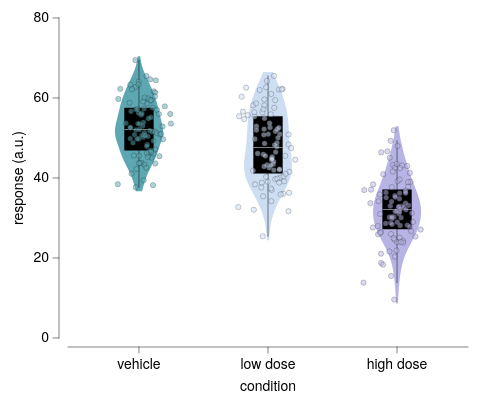

Source (Vega-Lite JSON):
### Vega-Lite specification from a JSON file in a GitHub repository (floating-point values rounded to 4 significant figures; data arrays with more than 128 entries replaced by an {"elided": "..."} marker saying what was removed)
{"background": null, "config": {"arc": {"fill": "#DBDBDB", "fillOpacity": 1.0, "innerRadius": 40.0, "padAngle": 0.03, "stroke": "black", "strokeOpacity": 1, "strokeWidth": 0.25}, "area": {"fill": "#DBDBDB", "fillOpacity": 1.0, "stroke": "black", "strokeOpacity": 1, "strokeWidth": 0.25}, "axis": {"domain": true, "domainCap": "round", "domainColor": "black", "domainWidth": 0.25, "grid": false, "gridCap": "round", "gridColor": "#F1F1F1", "gridDash": [0, 0], "gridOpacity": 1.0, "gridWidth": 0.25, "labelColor": "black", "labelFont": "Helvetica Neue, HelveticaNeue, Helvetica, Arial, sans-serif", "labelFontSize": 7, "labelFontStyle": "normal", "labelFontWeight": 400, "offset": 4.5, "ticks": true, "tickCap": "round", "tickColor": "black", "tickRound": false, "tickSize": 3, "tickWidth": 0.25, "titleColor": "black", "titleFont": "Helvetica Neue, HelveticaNeue, Helvetica, Arial, sans-serif", "titleFontSize": 7, "titleFontStyle": "normal", "titleFontWeight": 400}, "axisX": {"domain": true, "labelAlign": "center", "labelAngle": 0, "labels": true, "ticks": true, "translate": 0}, "axisY": {"domain": true, "labelAlign": "right", "labelAngle": 0, "labels": true, "ticks": true, "translate": 0}, "axisRight": {"domain": true, "labelAlign": "left", "labelAngle": 0, "labels": true, "ticks": true, "translate": 0}, "axisTop": {"domain": true, "labelAlign": "center", "labelAngle": 0, "labels": true, "ticks": true, "translate": 0}, "axisBand": {"tickOffset": 0}, "bar": {"fill": "#DBDBDB", "fillOpacity": 1.0, "stroke": "black", "strokeOpacity": 1, "strokeWidth": 0.25}, "boxplot": {"size": 14.4, "ticks": {"cornerRadius": 0.25, "fill": "black", "opacity": 1, "size": 7.2, "thickness": 0.25}, "box": {"fillOpacity": 1.0, "stroke": "black", "strokeOpacity": 1, "strokeWidth": 0.25}, "median": {"cornerRadius": 0, "fill": "black", "fillOpacity": 1.0, "opacity": 1, "size": 14.4, "thickness": 0.25}, "rule": {"fill": "black", "fillOpacity": 1.0, "size": 16.0, "stroke": "black", "strokeDash": [0, 0], "strokeOpacity": 1, "strokeWidth": 0.25}, "outliers": {"color": "black", "fill": "black", "fillOpacity": 1.0, "size": 0, "stroke": "black", "strokeOpacity": 1, "strokeWidth": 0.25}}, "circle": {"fill": "black", "fillOpacity": 1.0, "size": 2.0, "stroke": null, "strokeOpacity": 1, "strokeWidth": 0.25}, "errorband": {"band": {"fillOpacity": 0.6, "stroke": null, "strokeWidth": 0.25, "strokeOpacity": 1}, "borders": {"opacity": 0, "strokeOpacity": 0.25, "strokeWidth": 1}}, "errorbar": {"opacity": 1, "rule": {"strokeDash": [0, 0], "strokeWidth": 0.25}, "ticks": {"color": "black", "cornerRadius": 0.125, "opacity": 1, "size": 9.6, "thickness": 0.25}, "thickness": 0.25}, "font": "Helvetica Neue, HelveticaNeue, Helvetica, Arial, sans-serif", "geoshape": {"fill": "#DBDBDB", "fillOpacity": 1.0, "stroke": "black", "strokeOpacity": 1, "strokeWidth": 0.25}, "header": {"labelColor": "black", "labelFont": "Helvetica Neue, HelveticaNeue, Helvetica, Arial, sans-serif", "labelFontSize": 7, "labelFontStyle": "normal", "labelFontWeight": 400, "titleColor": "black", "titleFont": "Helvetica Neue, HelveticaNeue, Helvetica, Arial, sans-serif", "titleFontSize": 7, "titleFontStyle": "normal", "titleFontWeight": 400, "titlePadding": 0}, "legend": {"disable": false, "offset": 4.5, "titlePadding": 4, "labelOffset": 2, "gradientLabelOffset": 2, "gradientLength": 80.0, "gradientThickness": 8.0, "gradientOpacity": 1.0, "gradientStrokeColor": "black", "gradientStrokeWidth": 0.25, "labelColor": "black", "labelFont": "Helvetica Neue, HelveticaNeue, Helvetica, Arial, sans-serif", "labelFontSize": 7, "labelFontStyle": "normal", "labelFontWeight": 400, "strokeColor": "black", "strokeWidth": 0, "symbolSize": 42, "symbolStrokeColor": "black", "symbolStrokeWidth": 0.25, "titleColor": "black", "titleFont": "Helvetica Neue, HelveticaNeue, Helvetica, Arial, sans-serif", "titleFontSize": 7, "titleFontStyle": "normal", "titleFontWeight": 400}, "line": {"color": "black", "stroke": "black", "strokeCap": "round", "strokeDash": [0, 0], "strokeOpacity": 1, "strokeWidth": 0.375}, "point": {"filled": true, "fill": "#DBDBDB", "fillOpacity": 1.0, "size": 8.0, "stroke": "black", "strokeOpacity": 1, "strokeWidth": 0.25}, "range": {"category": ["#5CA7B1", "#CDDEF3", "#B7B3E4", "#B3DAB5", "#F5E1B3", "#3D727B", "#8AA8D2", "#867DAC", "#80A988", "#CBB17A", "#204148", "#59719A", "#584C77", "#507B5F", "#9D824D"], "diverging": {"scheme": ["#C35082", "#CE6D94", "#D989A7", "#E2A4BA", "#EABFCE", "#F1DBE2", "#F6F6F6", "#D7E0EB", "#B9CBE0", "#9BB6D5", "#7DA1C9", "#5F8CBD", "#4177B1"]}, "heatmap": {"scheme": ["#32022B", "#43044D", "#4C196E", "#4D338C", "#484DA6", "#3A68BB", "#1D83CA", "#1D9CCB", "#23B5C9", "#28CDC5", "#4DE0B4", "#91EE9F"]}, "ordinal": {"scheme": ["#F1F1F1", "#DBDBDB", "#C6C6C6", "#B2B2B2", "#9D9D9D", "#898989", "#767676", "#636363", "#515151", "#404040", "#2F2F2F", "#1F1F1F"]}, "ramp": {"scheme": ["#32022B", "#43044D", "#4C196E", "#4D338C", "#484DA6", "#3A68BB", "#1D83CA", "#1D9CCB", "#23B5C9", "#28CDC5", "#4DE0B4", "#91EE9F"]}}, "rule": {"color": "black", "stroke": "black", "strokeCap": "round", "strokeDash": [2, 2], "strokeOpacity": 1, "strokeWidth": 0.25}, "scale": {"bandPaddingInner": 0.1, "bandPaddingOuter": 0.1, "round": false}, "rect": {"fill": "#DBDBDB", "fillOpacity": 1.0, "stroke": "black", "strokeOpacity": 1, "strokeWidth": 0.25}, "square": {"fill": "#DBDBDB", "fillOpacity": 1.0, "size": 16.0, "stroke": "black", "strokeOpacity": 1, "strokeWidth": 0.25}, "text": {"color": "black", "font": "Helvetica Neue, HelveticaNeue, Helvetica, Arial, sans-serif", "fontSize": 7, "fontStyle": "normal", "fontWeight": 400}, "tick": {"color": "black", "cornerRadius": 0.125, "opacity": 1.0, "size": 14.4, "thickness": 0.25}, "title": {"anchor": "middle", "frame": "group", "color": "black", "font": "Helvetica Neue, HelveticaNeue, Helvetica, Arial, sans-serif", "fontSize": 7, "fontStyle": "normal", "fontWeight": 400, "subtitleColor": "black", "subtitleFont": "Helvetica Neue, HelveticaNeue, Helvetica, Arial, sans-serif", "subtitleFontSize": "Helvetica Neue, HelveticaNeue, Helvetica, Arial, sans-serif", "subtitleFontStyle": "normal", "subtitleFontWeight": 400}, "trail": {"color": "black", "opacity": 1, "size": 0.375}, "view": {"continuousWidth": 200, "continuousHeight": 160, "discreteWidth": 200, "discreteHeight": 160, "fill": null, "stroke": null, "strokeWidth": 0.25}}, "layer": [{"data": {"name": "data-1df02110b0fa5fab2297747eb757f567"}, "mark": {"type": "line", "fillOpacity": 1.0, "filled": true, "strokeOpacity": 0, "strokeWidth": 0.25}, "encoding": {"color": {"field": "__group", "legend": null, "scale": {"domain": ["vehicle", "low dose", "high dose"]}, "sort": ["vehicle", "low dose", "high dose"], "title": null, "type": "nominal"}, "order": {"field": "__order", "type": "quantitative"}, "x": {"axis": null, "field": "__x", "scale": {"domain": [0, 200], "padding": 0}, "type": "quantitative"}, "y": {"field": "__y", "title": "response (a.u.)", "type": "quantitative"}}}, {"data": {"name": "data-6bd39c6bd4525748c4c119aba5f817af"}, "mark": {"type": "boxplot", "color": "black", "median": {"fill": "white"}, "rule": {"stroke": "black"}, "ticks": false}, "encoding": {"x": {"axis": {}, "field": "condition", "scale": {"domain": ["vehicle", "low dose", "high dose"]}, "sort": ["vehicle", "low dose", "high dose"], "title": "condition", "type": "nominal"}, "y": {"field": "response", "title": "response (a.u.)", "type": "quantitative"}}}, {"data": {"name": "data-f83e98781e2507afa0b17ec1cccfea81"}, "mark": {"type": "circle", "opacity": 0.5, "size": 7, "stroke": "black", "strokeWidth": 0.2}, "encoding": {"color": {"field": "condition", "legend": null, "scale": {"domain": ["vehicle", "low dose", "high dose"]}, "sort": ["vehicle", "low dose", "high dose"], "type": "nominal"}, "x": {"axis": null, "field": "condition", "sort": ["vehicle", "low dose", "high dose"], "type": "nominal"}, "xOffset": {"field": "jx", "scale": {"domain": [-0.5, 0.5]}, "type": "quantitative"}, "y": {"field": "response", "type": "quantitative"}}}], "resolve": {"axis": {"x": "independent"}}, "$schema": "https://vega.github.io/schema/vega-lite/v6.4.1.json", "datasets": {"data-1df02110b0fa5fab2297747eb757f567": {"elided": "1200 records"}, "data-6bd39c6bd4525748c4c119aba5f817af": {"elided": "270 records"}, "data-f83e98781e2507afa0b17ec1cccfea81": {"elided": "270 records"}}}
